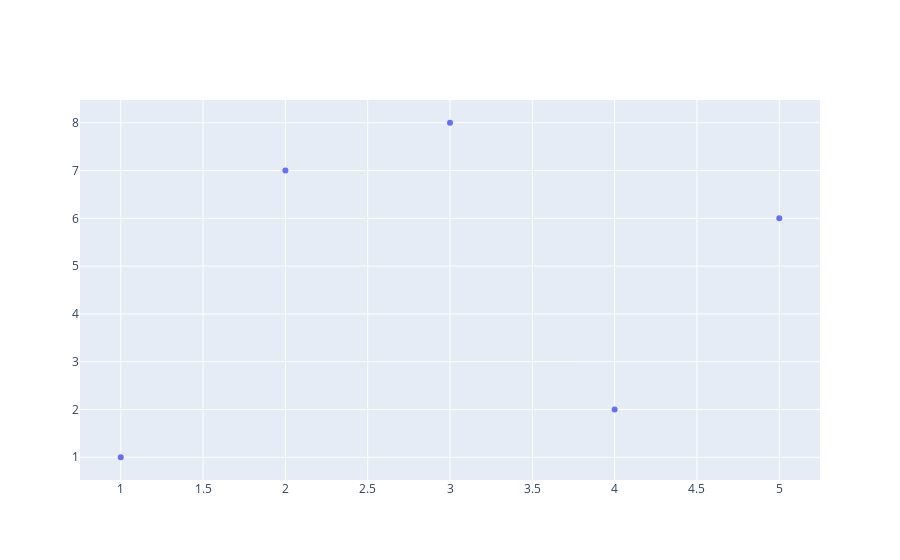

Notebook code for this chart:
### Markdown cell above
# Using Graph Object

### Code cell
fig = go.Figure() # for making page
fig.add_trace(go.Scatter
              (x = [1,2,3,4,5], 
               y= [1,7,8,2,6], 
               mode= 'markers'
               ))  # add_trace for adding data
# go.scatter >> for making scatter plot

### Figure 1 — Plotly figure (JSON) as saved in the notebook; plotly's stock layout.template omitted (floating-point values rounded to 4 significant figures)
{"data": [{"mode": "markers", "type": "scatter", "x": [1, 2, 3, 4, 5], "y": [1, 7, 8, 2, 6]}], "layout": {}}
